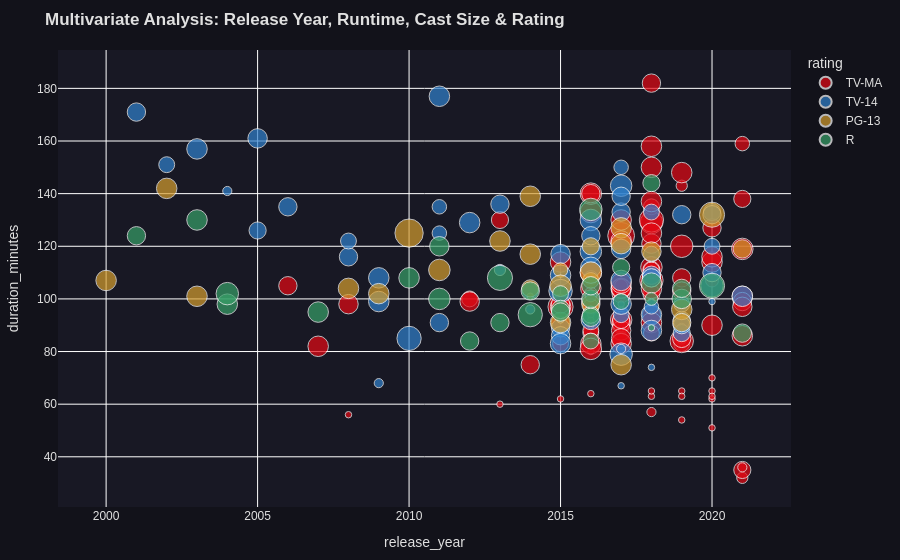

Notebook code for this chart:
### Code cell
# Interactive Bubble Chart: Release Year vs Runtime, Size=Cast Count, Color=Rating
bubble_sample = movies[(movies['release_year'] >= 2000) & (movies['rating'].isin(['TV-MA', 'TV-14', 'R', 'PG-13']))].sample(250, random_state=42)

fig = px.scatter(
    bubble_sample,
    x='release_year',
    y='duration_minutes',
    size='cast_count',
    color='rating',
    hover_name='title',
    hover_data=['primary_genre', 'primary_country'],
    title='<b>Multivariate Analysis: Release Year, Runtime, Cast Size & Rating</b>',
    color_discrete_sequence=CUSTOM_PALETTE
)
fig.update_layout(**PLOTLY_DARK)
fig.show()

### Figure 1 — Plotly figure (JSON) as saved in the notebook; plotly's stock layout.template omitted (floating-point values rounded to 4 significant figures; data arrays with more than 128 entries replaced by an {"elided": "..."} marker saying what was removed)
{"data": [{"customdata": {"elided": "116x2 str values"}, "hovertemplate": "<b>%{hovertext}</b><br><br>rating=TV-MA<br>release_year=%{x}<br>duration_minutes=%{y}<br>cast_count=%{marker.size}<br>primary_genre=%{customdata[0]}<br>primary_country=%{customdata[1]}<extra></extra>", "hovertext": ["365 Days", "The Dark Side of Life: Mumbai City", "Kill Ratio", "Mirage", "Mohawk", "Kevyn Aucoin: Beauty & the Beast in Me", "Slay", "Security", "Amar", "My Horrible Grandma", "The Last Runway", "High & Low The Movie 2 / End of Sky", "Two Distant Strangers", "The Wrong Missy", "Mine 9", "City of Tiny Lights", "The Show Must Go On: The Queen + Adam Lambert Story", "Intuition", "La Coppia dei Campioni", "Gringo: The Dangerous Life of John McAfee", "Battle Drone", "Joe Rogan: Triggered", "M8 - When Death Rescues Life", "Alias JJ, la celebridad del mal", "Ginny & Georgia - The Afterparty", "Sky Ladder: The Art of Cai Guo-Qiang", "Close Enemies", "Virunga", "Kingdom of Us", "Budapest", "Deep", "Bad Genius", "Ron White: If You Quit Listening, I'll Shut Up", "PNL - Dans la légende tour", "Un plus une", "Awe", "The Reconquest", "Boi", "MILF", "Freedom at Midnight", "Aiyaary", "Pahuyut Fighting Beat", "Yucatán", "My Big Night", "Coco y Raulito: Carrusel de ternura", "High Society", "Bert Kreischer: Hey Big Boy", "Guna 369", "Sebastian Maniscalco: Stay Hungry", "Me and the Alien", "To All the Boys: Always and Forever - The Afterparty", "Kevin Hart: Zero F**ks Given", "Sky on Fire", "S Is for Stanley", "My Ex-Ex", "Chris Rock: Tamborine", "Time Is Illmatic", "The Untold Tales of Armistead Maupin", "Justin Timberlake + the Tennessee Kids", "Tootsies & The Fake", "Çarsi Pazar", "This Is the Life", "Right Here Right Now", "Raman Raghav 2.0", "Behind the Curtain: Todrick Hall", "Posesif", "Bottom of the World", "Hole in the Wall", "Under the Eiffel Tower", "Perdida", "Haunters: The Art of the Scare", "Red Christmas", "Burn Out", "Five Nights in Maine", "P", "Fadily Camara : La plus drôle de tes copines", "Rolling Papers", "Wrong Side Raju", "Jagame Thandhiram", "Good Luck", "The Perfect Picture: Ten Years Later", "Waar", "Quién te cantará", "Hot Gimmick: Girl Meets Boy", "Mrs. Serial Killer", "Cinema Bandi", "John Mulaney: The Comeback Kid", "Thong Dee Fun Khao", "Goyo: The Boy General", "Maria", "Bo Burnham: what.", "Rurouni Kenshin: The Beginning", "Mike Birbiglia: What I Should Have Said Was Nothing: Tales from My Secret Public Journal", "The Age of Shadows", "Ricardo O'Farrill Abrazo Genial", "King of Boys", "Hickok", "Maurício Meirelles: Generating Chaos", "Potato Potahto", "Kilometers and Kilometers", "The Rehearsal", "Alaska Is a Drag", "The Boss's Daughter", "Kaleidoscope", "Albert Pinto Ko Gussa Kyun Aata Hai?", "God's Own Country", "Mr. Pig", "Hamid", "Mike Epps: Only One Mike", "Lommbock", "Awake", "Mere Pyare Prime Minister", "Jandino: Whatever it Takes", "Jailbreak", "Alex Fernández: The Best Comedian in the World", "Nails"], "legendgroup": "TV-MA", "marker": {"color": "#E50914", "size": [10, 9, 6, 12, 11, 7, 10, 11, 9, 6, 13, 17, 3, 10, 6, 11, 3, 10, 6, 0, 8, 1, 13, 0, 7, 1, 11, 0, 0, 5, 10, 10, 1, 1, 10, 7, 5, 6, 7, 6, 10, 10, 14, 15, 2, 10, 1, 3, 1, 10, 2, 1, 5, 0, 8, 1, 8, 8, 1, 8, 10, 9, 10, 11, 1, 8, 7, 10, 6, 10, 0, 11, 10, 6, 8, 1, 0, 11, 5, 9, 10, 7, 10, 12, 4, 8, 1, 10, 10, 5, 1, 7, 1, 8, 1, 8, 9, 1, 9, 8, 4, 10, 8, 8, 8, 4, 6, 8, 1, 10, 9, 8, 1, 7, 1, 9], "sizemode": "area", "sizeref": 0.0475, "symbol": "circle"}, "mode": "markers", "name": "TV-MA", "orientation": "v", "showlegend": true, "type": "scatter", "x": [2020, 2018, 2016, 2018, 2017, 2017, 2021, 2021, 2017, 2012, 2018, 2017, 2021, 2020, 2019, 2016, 2019, 2020, 2016, 2016, 2018, 2016, 2019, 2017, 2021, 2016, 2018, 2014, 2017, 2018, 2021, 2017, 2018, 2020, 2015, 2018, 2016, 2018, 2018, 2018, 2018, 2007, 2018, 2015, 2018, 2018, 2020, 2019, 2019, 2016, 2021, 2020, 2016, 2016, 2015, 2018, 2014, 2017, 2016, 2019, 2015, 2008, 2018, 2016, 2017, 2017, 2017, 2016, 2018, 2018, 2017, 2016, 2017, 2015, 2006, 2019, 2015, 2016, 2021, 2012, 2019, 2013, 2018, 2019, 2020, 2021, 2015, 2017, 2018, 2019, 2013, 2021, 2008, 2016, 2016, 2018, 2017, 2020, 2017, 2020, 2016, 2017, 2015, 2016, 2019, 2017, 2016, 2018, 2019, 2017, 2021, 2019, 2016, 2017, 2020, 2017], "xaxis": "x", "y": [114, 121, 87, 129, 92, 90, 86, 119, 104, 100, 107, 124, 32, 90, 83, 110, 85, 116, 88, 97, 94, 64, 84, 54, 35, 80, 112, 100, 110, 103, 101, 130, 63, 65, 114, 111, 108, 111, 102, 135, 158, 82, 130, 97, 57, 137, 62, 143, 65, 83, 36, 70, 100, 82, 91, 65, 75, 91, 90, 108, 97, 98, 91, 133, 100, 102, 84, 104, 87, 104, 89, 81, 104, 83, 105, 54, 79, 140, 159, 99, 148, 130, 125, 120, 107, 99, 62, 122, 150, 90, 60, 138, 56, 140, 92, 182, 88, 63, 104, 127, 102, 83, 98, 99, 85, 105, 97, 108, 63, 106, 97, 103, 94, 92, 51, 85], "yaxis": "y"}, {"customdata": {"elided": "74x2 str values"}, "hovertemplate": "<b>%{hovertext}</b><br><br>rating=TV-14<br>release_year=%{x}<br>duration_minutes=%{y}<br>cast_count=%{marker.size}<br>primary_genre=%{customdata[0]}<br>primary_country=%{customdata[1]}<extra></extra>", "hovertext": ["Incir Receli 2", "Bobby Robson: More Than a Manager", "Don't Crack Under Pressure III", "Heritages", "Khushi", "The Kissing Booth 2", "She's the One", "El-Khawaga's Dilemma", "Trevor Noah: Afraid of the Dark", "Amar's Hands", "Running Out Of Time", "Forensic", "What Makes a Psychopath?", "Gour Hari Dastaan: The Freedom File", "Pink", "Revenge of the Pontianak", "Raees", "I Am Jane Doe", "Naruto Shippuden: The Movie: The Lost Tower", "The NSU-Complex", "Dilan 1990", "ABCD: Any Body Can Dance", "Neseli Hayat", "Luv Shuv Tey Chicken Khurana", "Wives on Strike", "Kuppivala", "Free to Play", "Twisted Trunk, Big Fat Body", "Madness in the Desert", "Hamza's Suitcase", "My Happy Family", "Tig", "Apaharan", "Arjun: The Warrior Prince", "Sometimes", "The Lion Woman", "100 Years: One Woman's Fight for Justice", "Contract", "Secret Obsession", "The Book of Sun", "X Large", "Seven Souls in the Skull Castle 2011", "Master Z: The Ip Man Legacy", "Sanitation Day", "Ali & Ratu Ratu Queens", "Tony Parker: The Final Shot", "Forbidden Games: The Justin Fashanu Story", "Maniyarayile Ashokan", "678", "When We First Met", "Yaadein", "SunGanges", "Biking Borders", "The Man Who Would Be Polka King", "ReMastered: The Lion's Share", "Koi Aap Sa", "Mom", "Killer Cove", "Always Be My Maybe", "Encounter: The Killing", "You're My Boss", "Sanai Choughade", "Sakaling Maging Tayo", "Fitoor", "Oloibiri", "Secret Superstar", "Next Enti?", "Coin Heist", "Bana Masal Anlatma", "Ee Nagaraniki Emaindi", "Sarivar Sari", "Motichoor Chaknachoor", "Don Quixote: The Ingenious Gentleman of La Mancha", "Celebrity Marriage"], "legendgroup": "TV-14", "marker": {"color": "#3182CE", "size": [6, 1, 6, 2, 10, 7, 3, 10, 1, 5, 10, 8, 0, 10, 11, 7, 11, 1, 14, 0, 8, 8, 10, 10, 9, 8, 0, 8, 2, 12, 9, 1, 9, 8, 3, 11, 0, 8, 6, 6, 5, 10, 8, 12, 10, 1, 2, 8, 10, 5, 8, 1, 2, 2, 0, 8, 8, 7, 10, 6, 9, 6, 7, 8, 8, 5, 6, 10, 13, 6, 7, 8, 10, 10], "sizemode": "area", "sizeref": 0.0475, "symbol": "circle"}, "mode": "markers", "name": "TV-14", "orientation": "v", "showlegend": true, "type": "scatter", "x": [2014, 2018, 2017, 2014, 2003, 2020, 2013, 2018, 2017, 2011, 2018, 2020, 2017, 2015, 2016, 2019, 2017, 2017, 2010, 2016, 2018, 2013, 2009, 2012, 2016, 2017, 2014, 2015, 2004, 2017, 2017, 2015, 2005, 2011, 2016, 2016, 2016, 2008, 2019, 2020, 2011, 2011, 2018, 2020, 2021, 2020, 2017, 2020, 2009, 2018, 2001, 2018, 2019, 2009, 2019, 2006, 2017, 2019, 2016, 2002, 2015, 2008, 2019, 2016, 2015, 2017, 2018, 2017, 2015, 2018, 2005, 2019, 2015, 2017], "xaxis": "x", "y": [103, 99, 94, 96, 157, 133, 111, 94, 67, 125, 88, 132, 52, 109, 130, 92, 143, 98, 85, 90, 109, 136, 108, 129, 92, 133, 76, 89, 141, 79, 119, 92, 161, 91, 101, 118, 75, 116, 98, 120, 135, 177, 108, 105, 101, 99, 81, 110, 99, 97, 171, 74, 89, 68, 84, 135, 139, 87, 112, 151, 117, 122, 90, 124, 86, 150, 117, 98, 103, 133, 126, 132, 83, 107], "yaxis": "y"}, {"customdata": [["Action & Adventure", "China"], ["Children & Family Movies", "United States"], ["Stand-Up Comedy", "United States"], ["Dramas", "United States"], ["Comedies", "United States"], ["Dramas", "United States"], ["Horror Movies", "United States"], ["Dramas", "United States"], ["Comedies", "United States"], ["Dramas", "Czech Republic"], ["Dramas", "United Kingdom"], ["Action & Adventure", "United States"], ["Dramas", "United States"], ["Dramas", "United Kingdom"], ["Comedies", "United States"], ["Dramas", "France"], ["Action & Adventure", "United States"], ["Dramas", "Unknown"], ["Dramas", "United States"], ["Action & Adventure", "China"], ["Comedies", "United States"], ["Action & Adventure", "United States"], ["Comedies", "Unknown"], ["Comedies", "United States"], ["Horror Movies", "Canada"], ["Dramas", "United States"], ["Comedies", "Mexico"]], "hovertemplate": "<b>%{hovertext}</b><br><br>rating=PG-13<br>release_year=%{x}<br>duration_minutes=%{y}<br>cast_count=%{marker.size}<br>primary_genre=%{customdata[0]}<br>primary_country=%{customdata[1]}<extra></extra>", "hovertext": ["Skiptrace", "Grand-Daddy Day Care", "The Fluffy Movie", "Lowriders", "Valentine's Day", "The Sea of Trees", "The Vatican Tapes", "Septembers of Shiraz", "Love Don't Cost a Thing", "The Zookeeper's Wife", "The Black Prince", "3 Days to Kill", "SPF-18", "Get on Up", "The Prom", "The Command", "Vampire Academy", "Worth", "Honey 2", "Ip Man 3", "Yes Man", "The Space Between Us", "The Nutty Professor II: The Klumps", "17 Again", "The Silence", "Catch Me If You Can", "Instructions Not Included"], "legendgroup": "PG-13", "marker": {"color": "#D69E2E", "size": [6, 10, 1, 8, 19, 5, 10, 11, 10, 10, 10, 10, 10, 10, 15, 9, 7, 8, 11, 11, 10, 7, 10, 10, 8, 10, 10], "sizemode": "area", "sizeref": 0.0475, "symbol": "circle"}, "mode": "markers", "name": "PG-13", "orientation": "v", "showlegend": true, "type": "scatter", "x": [2016, 2019, 2014, 2016, 2010, 2015, 2015, 2016, 2003, 2017, 2017, 2014, 2017, 2014, 2020, 2018, 2014, 2021, 2011, 2015, 2008, 2016, 2000, 2009, 2019, 2002, 2013], "xaxis": "x", "y": [107, 96, 101, 98, 125, 111, 91, 110, 101, 127, 121, 117, 75, 139, 132, 118, 104, 119, 111, 105, 104, 120, 107, 102, 91, 142, 122], "yaxis": "y"}, {"customdata": [["Dramas", "United States"], ["Comedies", "United States"], ["Dramas", "United Kingdom"], ["Action & Adventure", "United States"], ["Thrillers", "United States"], ["Comedies", "United States"], ["Action & Adventure", "United States"], ["Dramas", "Canada"], ["Dramas", "Norway"], ["Dramas", "Germany"], ["Comedies", "United States"], ["Dramas", "United Kingdom"], ["Dramas", "United Kingdom"], ["Horror Movies", "United States"], ["Dramas", "United States"], ["Dramas", "Netherlands"], ["Comedies", "United States"], ["Documentaries", "New Zealand"], ["Dramas", "United Kingdom"], ["Action & Adventure", "Russia"], ["Dramas", "Spain"], ["Comedies", "United States"], ["Dramas", "United States"], ["Dramas", "Germany"], ["Dramas", "United States"], ["Independent Movies", "United States"], ["Dramas", "Canada"], ["Action & Adventure", "Unknown"], ["Action & Adventure", "United States"], ["Action & Adventure", "Netherlands"], ["Action & Adventure", "Hong Kong"], ["Action & Adventure", "United States"], ["Dramas", "United States"]], "hovertemplate": "<b>%{hovertext}</b><br><br>rating=R<br>release_year=%{x}<br>duration_minutes=%{y}<br>cast_count=%{marker.size}<br>primary_genre=%{customdata[0]}<br>primary_country=%{customdata[1]}<extra></extra>", "hovertext": ["After We Collided", "Casa de mi Padre", "The Life of David Gale", "Team America: World Police", "Money", "THE RUM DIARY", "Cross: Rise of the Villains", "Into the Forest", "22-Jul", "The Score", "Walk of Shame", "Una", "I, Daniel Blake", "The Seventh Day", "The Whole Truth", "Girl", "50/50", "Born Racer", "Snowden", "Hardcore Henry", "The Machinist", "Wine Country", "Good Kill", "Berlin, I Love You", "The Bling Ring", "Gone are the Days", "Mean Dreams", "Dead Again in Tombstone", "Machete Kills", "Kidnapping Mr. Heineken", "Ip Man 2", "The Dukes of Hazzard: The Beginning", "The Ballad of Lefty Brown"], "legendgroup": "R", "marker": {"color": "#38A169", "size": [15, 8, 10, 10, 6, 9, 9, 6, 7, 8, 14, 7, 8, 8, 8, 10, 11, 1, 12, 8, 12, 8, 8, 0, 8, 4, 8, 6, 15, 8, 10, 10, 7], "sizemode": "area", "sizeref": 0.0475, "symbol": "circle"}, "mode": "markers", "name": "R", "orientation": "v", "showlegend": true, "type": "scatter", "x": [2020, 2012, 2003, 2004, 2016, 2011, 2019, 2015, 2018, 2001, 2014, 2016, 2016, 2021, 2016, 2018, 2011, 2018, 2016, 2015, 2004, 2019, 2014, 2019, 2013, 2018, 2016, 2017, 2013, 2015, 2010, 2007, 2017], "xaxis": "x", "y": [105, 84, 130, 98, 84, 120, 100, 102, 144, 124, 94, 94, 100, 87, 93, 106, 100, 89, 134, 96, 102, 104, 103, 120, 91, 100, 105, 99, 108, 95, 108, 95, 112], "yaxis": "y"}], "layout": {"font": {"color": "#e0e0e0", "family": "Arial, sans-serif"}, "legend": {"itemsizing": "constant", "title": {"text": "rating"}, "tracegroupgap": 0}, "margin": {"b": 40, "l": 40, "r": 40, "t": 50}, "paper_bgcolor": "#12121a", "plot_bgcolor": "#181824", "title": {"text": "<b>Multivariate Analysis: Release Year, Runtime, Cast Size & Rating</b>"}, "xaxis": {"anchor": "y", "domain": [0, 1], "title": {"text": "release_year"}}, "yaxis": {"anchor": "x", "domain": [0, 1], "title": {"text": "duration_minutes"}}}}
